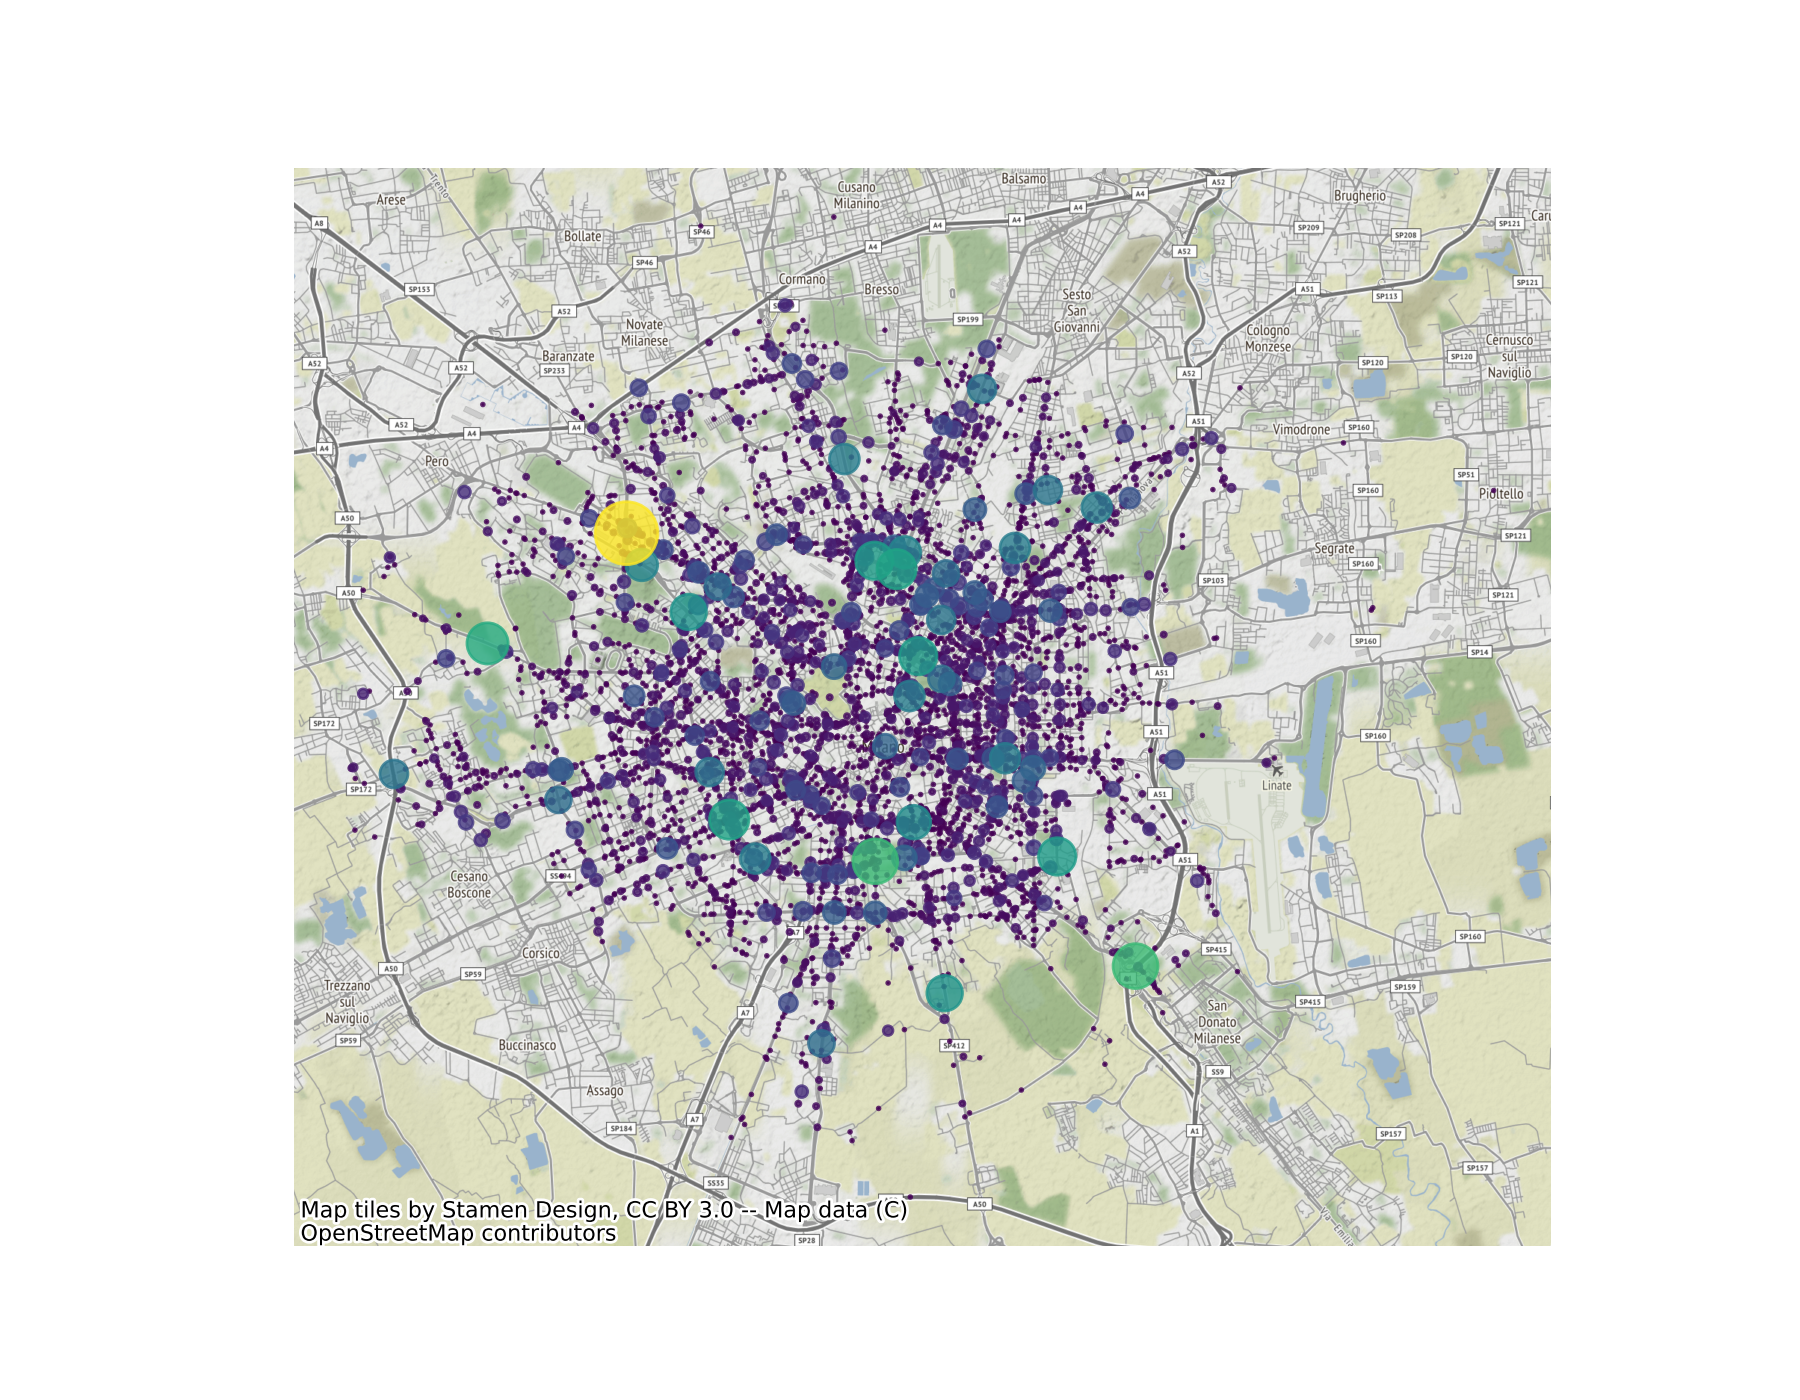

Reproduce this figure in Python.

import geopandas as gp
import matplotlib.pyplot as plt
import contextily as cx

incidenti = gp.read_file("dataset/incidenti/incidenti_round.csv")
incidenti = gp.GeoDataFrame(incidenti['field_3'], geometry=gp.points_from_xy(incidenti['field_2'], incidenti['field_1'])).set_crs(epsg=4326).to_crs(epsg=3857)
incidenti['field_3'] = incidenti['field_3'].astype(float)

ax = incidenti.plot(
    figsize=(9,7),
    alpha=0.8,
    column='field_3',
    markersize=incidenti['field_3'] **1.8)

cx.add_basemap(ax = ax)
plt.axis('off')
plt.show()
